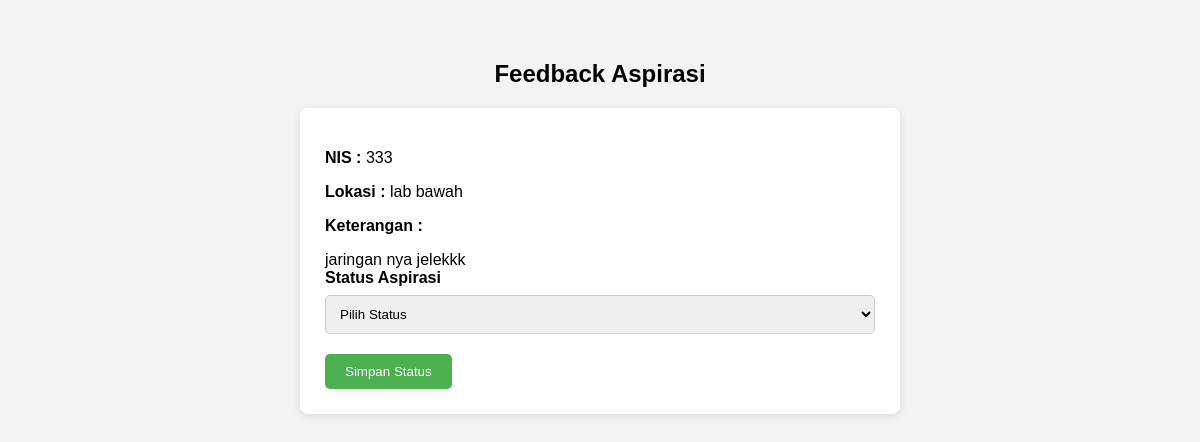
/admin/feedback.php?id=5 (signed in), run on the app's committed database.
### tables this page shows
CREATE TABLE `input_aspirasi` (
  `id_pelaporan` int(5) NOT NULL,
  `nis` varchar(20) NOT NULL,
  `id_kategori` int(5) NOT NULL,
  `lokasi` varchar(50) NOT NULL,
  `ket` varchar(50) NOT NULL,
  `tgl_input` date NOT NULL
);

### admin/feedback.php (the view, shortened to what this page needs)
<?php
include "../db.php";
$id = $_GET['id'];
$data = mysqli_query($koneksi,
"SELECT * FROM input_aspirasi WHERE id_pelaporan='$id'");
$d = mysqli_fetch_assoc($data);
?>
<!DOCTYPE html>
<html>
<head>
<link rel="stylesheet" href="../css/feedback.css">
</head>
<body>
<div class="container">
<h2>Feedback Aspirasi</h2>
<div class="box">
<p>
<b>NIS :</b>
<?php echo $d['nis']; ?>
</p>
<p>
<b>Lokasi :</b>
<?php echo $d['lokasi']; ?>
</p>
<p>
<b>Keterangan :</b>
</p>
<div class="keterangan">
<?php echo $d['ket']; ?>
</div>
<form method="POST">
<label>Status Aspirasi</label>
<select name="status" required>
<option value="">
Pilih Status
</option>
</select>
<button type="submit" name="simpan">
Simpan Status
</button>
</form>
</div>
</div>
</body>
</html>

### css/feedback.css (style rules this page uses)
body { font-family: Arial; background:#f1f3f6; }
.container { width:600px; margin:60px auto; }
h2 { text-align:center; margin-bottom:20px; }
.box { background:white; padding:25px; border-radius:8px; box-shadow:0 2px 8px rgba(0,0,0,0.1); }
label { display:block; margin-bottom:8px; font-weight:bold; }
select { width:100%; padding:10px; border:1px solid #ccc; border-radius:5px; margin-bottom:20px; }
button { background:#4CAF50; color:white; border:none; padding:10px 20px; border-radius:5px; cursor:pointer; }

### data on the page
input_aspirasi: nis "333", lokasi "lab bawah", ket "jaringan nya jelekkk"
